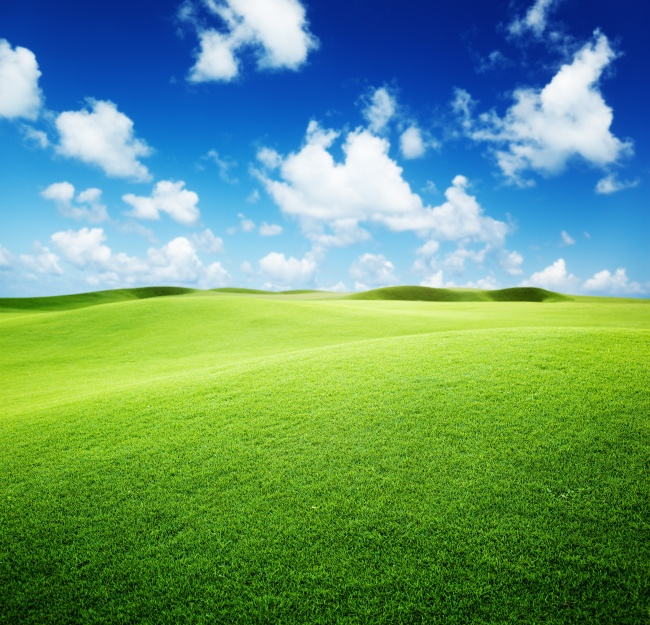
#> input picture experiments/mix_images/land.jpg, 650 x 625 px, given in place of the camera
$ python find_contour.py
#> lines starting #> are read from the running program, lines starting #| are printed output that depends on the picture; after the words box and inside, x2 and y2 are one past the last pixel; in counts of white or black regions, pixels touching at a corner belong together
### source/geometry Challenge/fredericgo/webcam_gui.py
import cv2


def nothing(x):
    pass

def webcam_gui(filter_func, video_src=0):

#> called with video_src = 0
    cap = cv2.VideoCapture(video_src)
    key_code = -1

    while(key_code == -1):
        # read a frame
        ret, frame = cap.read()
#> frame is the input picture: shape (625, 650, 3); mean B, G, R 116.5, 150.9, 100.7

        # run filter with the arguments
        frame_out = filter_func(frame)

        # show the image
        cv2.imshow('Press any key to exit', frame_out)

        # wait for the key
        key_code = cv2.waitKey(10)

    cap.release()
    cv2.destroyAllWindows()


# [41 lines left out: functions trackbar_gui, edge_filter, gray_filter, not called in this run]


# [2 lines that do not run on import are left out]

### source/geometry Challenge/fredericgo/find_contour.py

import cv2
from webcam_gui import webcam_gui

def imgproc(frame):

    # convert color to gray scale and show it
    gray = cv2.cvtColor(frame, cv2.COLOR_BGR2GRAY)
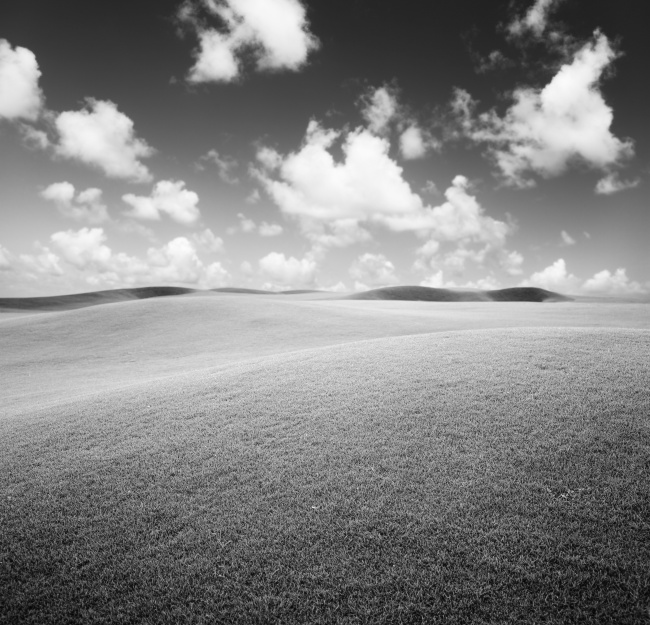
#> gray: shape (625, 650); min 4, max 252, mean 132
    cv2.imshow('gray', gray)

    # convert image to black and white and show it
    thresh1, thresh = cv2.threshold(gray, 60, 255, cv2.THRESH_BINARY)
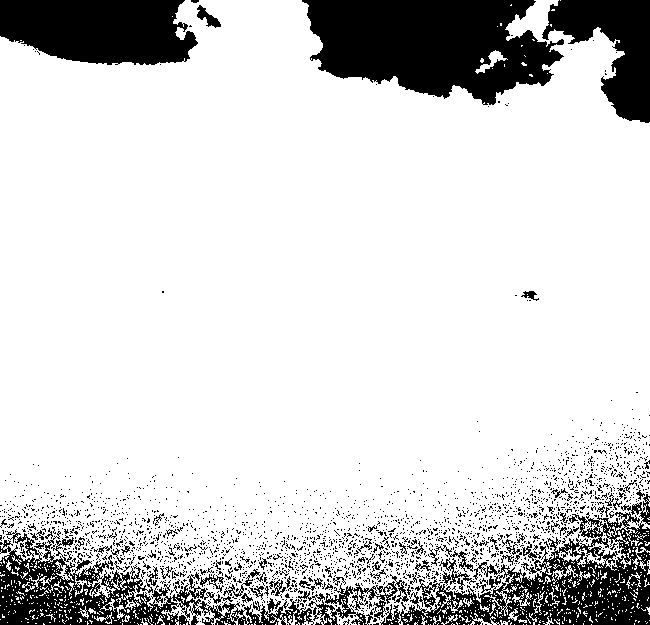
#> thresh: shape (625, 650); 82.8% white; 2342 black regions (2258 under 20 px)
    cv2.imshow('thresh', thresh)

    # find contours!
    contours, hry = cv2.findContours(thresh, cv2.RETR_TREE, cv2.CHAIN_APPROX_SIMPLE)
#> contours = 4622 contours, 4404 with area under 20; largest, box (x1, y1, x2, y2) and area: (0, 0, 650, 625) 343859, (324, 584, 357, 620) 464, (577, 536, 610, 562) 326, (171, 584, 202, 609) 272, (196, 4, 222, 29) 265

    # draw all the contours
    cpframe = frame.copy()
    cv2.drawContours(cpframe, contours, -1, (0,255,0), 3)
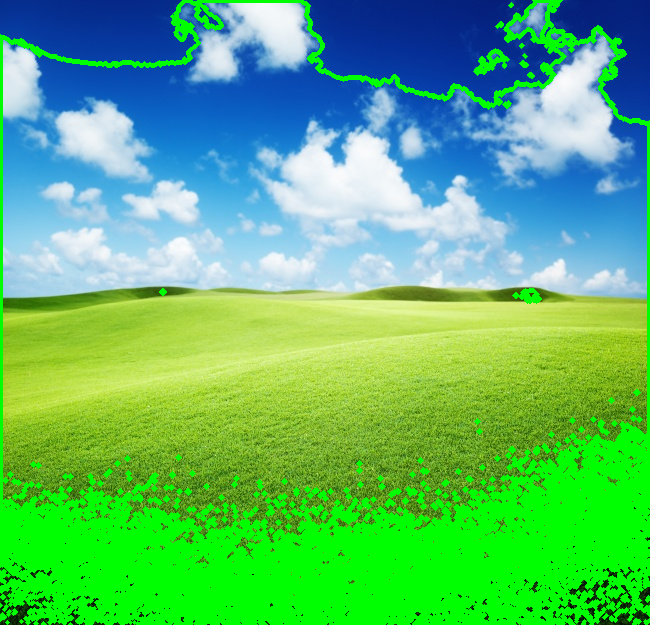
#> cpframe: shape (625, 650, 3); mean B, G, R 109.4, 187.2, 89.9
    cv2.imshow('cpframe', cpframe)

    # do various tests and modification
    contours = [ctr for ctr in contours if cv2.contourArea(ctr) > 100]
#> contours = 24 contours; largest, box (x1, y1, x2, y2) and area: (0, 0, 650, 625) 343859, (324, 584, 357, 620) 464, (577, 536, 610, 562) 326, (171, 584, 202, 609) 272, (196, 4, 222, 29) 265
    contours = [cv2.approxPolyDP(ctr, 30 , True) for ctr in contours]
#> contours = 24 contours, 23 with area under 20; largest, box (x1, y1, x2, y2) and area: (0, 0, 631, 625) 336024
    contours = [ctr for ctr in contours if cv2.isContourConvex(ctr)]
#> contours = []
    contours = [ctr for ctr in contours if len(ctr) == 4]
    # draw on the frame
    cv2.drawContours(frame, contours, -1, (0,255,0), 3)

    return frame

if __name__ == "__main__":
    webcam_gui(imgproc)
#> (key Esc is pressed here)
